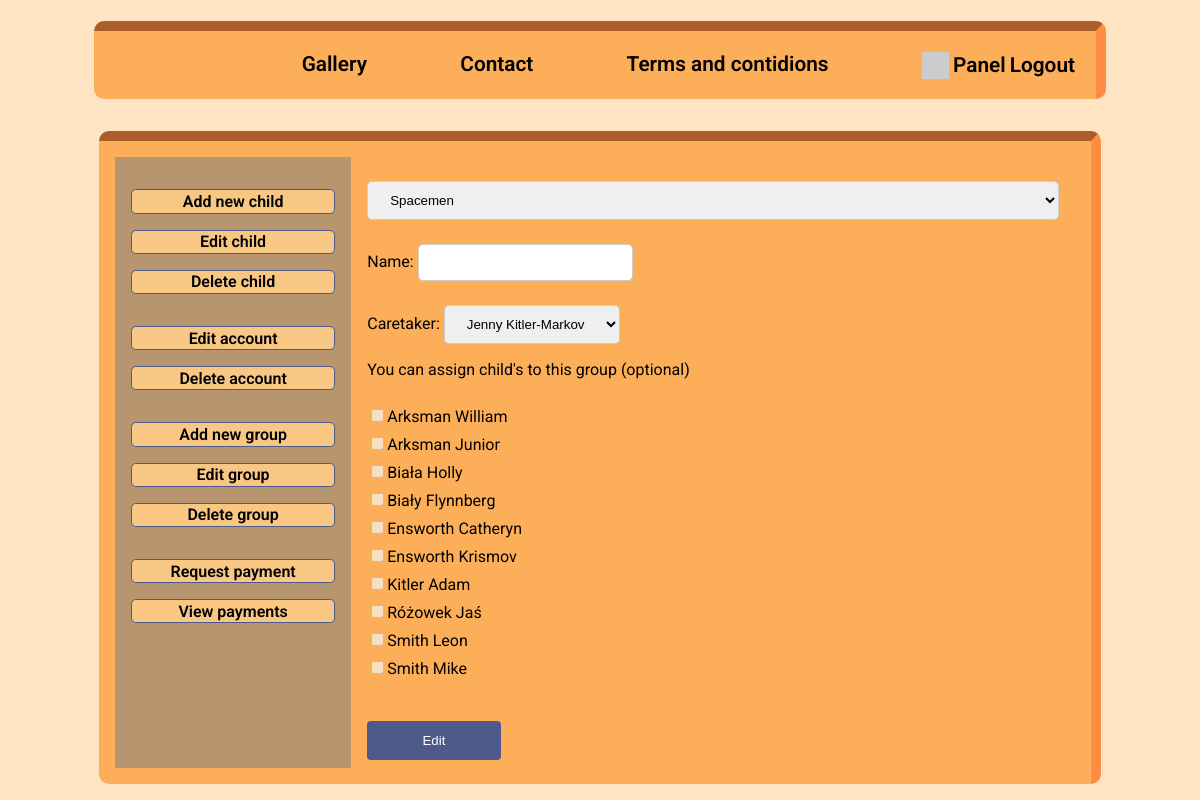
Screenshot of /panel/admin/edit_group/index.php (signed in) with the database file from the repository.
### tables this page shows
CREATE TABLE `children` (
  `id` int(11) NOT NULL,
  `name` text NOT NULL,
  `familyName` text NOT NULL,
  `birthdate` date NOT NULL,
  `groupId` text NOT NULL
);

### panel/admin/edit_group/index.php (the view, shortened to what this page needs)
<?php
$conn = mysqli_connect("localhost", "root", "", "kindergarten");
?>
<!DOCTYPE html>
<html lang="en">
<head>
    <link rel="stylesheet" href="../../../css/style.css">
    <link rel="stylesheet" href="../../../css/admin.css">
    <link rel="stylesheet" href="../../../css/edit_group.css">
</head>
<body>
<div id="container">
    <?php
    include "../../../navbar.php";
    ?>
</div>
<div id="content">
    <?php
    include "../sidebar.php";
    ?>
    <div id="data">
        <form action="" method="POST">
        <select name="group" id="group">
            <?php
            $query = mysqli_query($conn, "SELECT * FROM `groups`");
            while ($row = mysqli_fetch_array($query)){
                echo "<option value='{$row['groupId']}'>{$row['groupName']}</option>";
            }
            ?>
        </select>
            <label>
                Name:
                <input type="text" name="name" id="name">
            </label>
            <label>
                Caretaker:
                <select name="caretaker" id="caretaker">
                    <?php
                    $query = mysqli_query($conn, "SELECT * from accounts WHERE accountType='educator'");
                    while ($row = mysqli_fetch_array($query)){
                        echo "<option value='{$row['accountId']}'>{$row['name']} {$row['familyName']}</option>";
                    }
                    ?>
                </select>
            </label>
            You can assign child's to this group (optional)<br><br>
            <?php
            $query = mysqli_query($conn, "SELECT * from children ORDER BY familyName, 'name'");
            while ($row = mysqli_fetch_array($query)){
                $dis = 'disabled';
                echo "<label><input type='checkbox' class='checkbox' name='{$row['id']}' {$dis}>{$row['familyName']} {$row['name']}</label>";
            }
            ?><br>
            <input type="submit" value="Edit">
        </form>
    </div>
</div>
</body>
</html>

### css/style.css (style rules this page uses)
body { font-family: Roboto, sans-serif; }
#content { width: 80vw; background-color: #FCAF58; margin: 2em auto auto; border: #FF8C42 10px inset; border-radius: 10px; border-bottom: none; border-left: none; padding: 1em; }
input[type=text], select, input[type=date], input[type=email], input[type=password] { box-sizing: border-box; padding: 10px 18px; margin: 8px 0px; border: 1px solid #cdcdcd; border-radius: 5px; display: inline-block; }
label { display: flex; flex-direction: column; }
input[type=submit], input[type=button] { color: white; padding: 12px 18px; margin: 8px 0; border: none; border-radius: 4px; cursor: pointer; background-color: #4E598C; }
body { background: bisque; }

### css/admin.css (style rules this page uses)
#content { display: flex; flex-direction: row; justify-content: space-between; }
#data { padding: 0 1em 0 1em; flex-grow: 5; }

### css/edit_group.css (style rules this page uses)
form { margin-top: 1em; display: flex; flex-direction: column; gap: 0.5em; text-align: left; }
input[type="submit"] { max-width: 10em; }
label { display: block !important; }

### rows the page displays
children: familyName "Arksman", name "William"
children: familyName "Arksman", name "Junior"
children: familyName "Biała", name "Holly"
children: familyName "Biały", name "Flynnberg"
children: familyName "Ensworth", name "Catheryn"
children: familyName "Ensworth", name "Krismov"
children: familyName "Kitler", name "Adam"
children: familyName "Różowek", name "Jaś"
children: familyName "Smith", name "Leon"
children: familyName "Smith", name "Mike"

### other values shown
form field group "Spacemen"
form field caretaker "Jenny Kitler-Markov"
